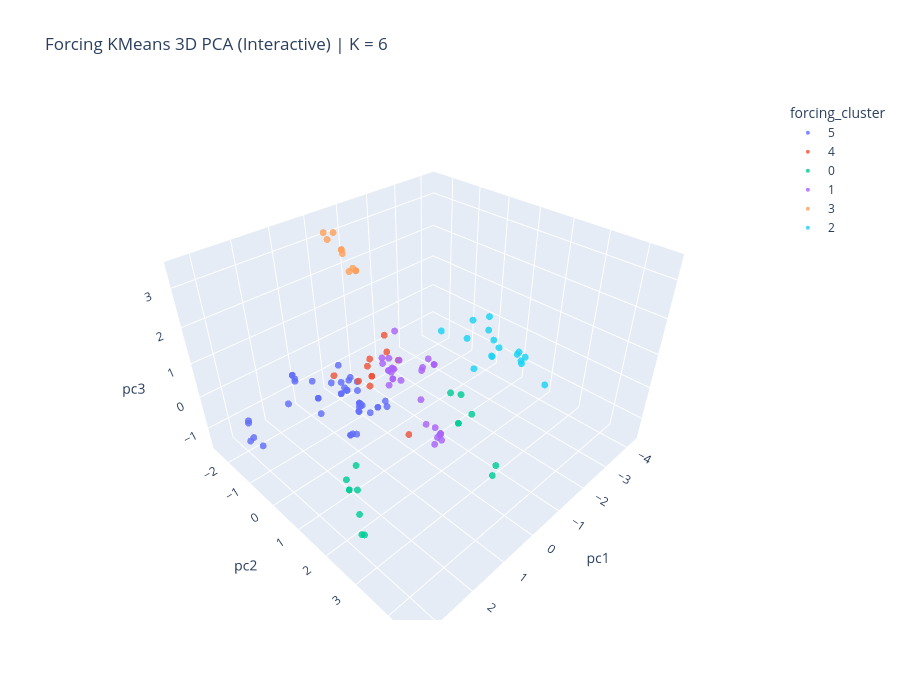

Notebook cell for this chart:
### Code cell
# 1.3 - optional interactive 3d PCA view (plotly)
# same idea here: static readability first, free-spin inspection second
import plotly.express as px

forcing_plot_interactive = forcing_plot.copy( )
forcing_plot_interactive[ 'forcing_cluster' ] = forcing_plot_interactive[ 'forcing_cluster' ].astype( str )

fig_forcing_3d = px.scatter_3d( 
    forcing_plot_interactive,
    x = 'pc1',
    y = 'pc2',
    z = 'pc3',
    color = 'forcing_cluster',
    hover_data = [ 'region', 'station', 'forcing_cluster' ],
    title = f'Forcing KMeans 3D PCA (Interactive) | K = { k_clusters_forcing }',
    opacity = 0.82,
)
fig_forcing_3d.update_traces( marker = dict( size = 4 ) )
fig_forcing_3d.update_layout( 
    height = 700
)
fig_forcing_3d.show( )

### Figure 1 — Plotly figure (JSON) as saved in the notebook; plotly's stock layout.template omitted (floating-point values rounded to 4 significant figures; data arrays with more than 128 entries replaced by an {"elided": "..."} marker saying what was removed)
{"data": [{"customdata": {"elided": "47x3 str values"}, "hovertemplate": "forcing_cluster=%{customdata[2]}<br>pc1=%{x}<br>pc2=%{y}<br>pc3=%{z}<br>region=%{customdata[0]}<br>station=%{customdata[1]}<extra></extra>", "legendgroup": "5", "marker": {"color": "#636efa", "opacity": 0.82, "size": 4, "symbol": "circle"}, "mode": "markers", "name": "5", "scene": "scene", "showlegend": true, "type": "scatter3d", "x": [0.6335, 0.3786, 0.6924, 0.5809, 0.3786, 0.3786, 0.6924, 0.6335, 1.138, 1.069, 1.138, 1.103, 0.8263, 0.8263, 0.8496, 3.178, 3.337, 3.194, 3.162, 3.039, 2.238, 1.508, 1.508, 1.508, 1.508, 0.3905, 0.4069, 0.5587, 0.4654, 0.1022, 0.1022, 1.548, 1.547, 1.518, 1.634, 1.693, 1.504, 0.5003, 0.616, 0.1546, 0.4152, 0.2913, 0.3311, 0.4807, 0.307, 0.3328, 0.44], "y": [-0.2613, -0.6245, -0.2534, -0.2452, -0.6245, -0.6245, -0.2534, -0.2613, -0.0871, -0.08398, -0.08704, 0.1293, -0.7557, -0.7557, -1.103, -1.252, -0.4036, -1.313, -1.167, -1.53, -0.942, -0.7659, -0.7659, -0.7659, -0.7659, -0.1744, -0.6238, 0.6431, 0.5851, -0.2124, -0.2124, -1.759, -1.758, -1.724, -1.511, -0.4345, -0.9436, -1.17, -0.8793, -1.219, -0.947, -1.517, -0.7025, -0.5016, -1.195, -1.197, -0.4934], "z": [-0.4614, -0.8023, -0.6802, -0.5429, -0.8023, -0.8023, -0.6802, -0.4614, -1.092, -1.091, -1.092, -0.9434, -0.3134, -0.3134, -0.146, -0.1573, -0.2128, -0.7523, -0.566, -0.3372, 0.06137, -0.07886, -0.07886, -0.07886, -0.07886, -0.8528, -0.3704, 0.09366, -0.1634, -0.8654, -0.8654, 0.1169, 0.1175, -0.06855, 0.1753, -0.2624, 0.344, -0.353, -0.3086, -0.3962, -0.2076, -0.08743, -0.1669, -0.7985, -0.734, -0.7262, -0.7812]}, {"customdata": [["ace", "bp", "4"], ["cbm", "jb", "4"], ["del", "bl", "4"], ["del", "ds", "4"], ["del", "ll", "4"], ["del", "pb", "4"], ["del", "sj", "4"], ["del", "sl", "4"], ["grb", "gl", "4"], ["gtm", "pc", "4"], ["jac", "nc", "4"], ["mar", "ce", "4"], ["wel", "lf", "4"], ["wkb", "sh", "4"], ["wqb", "ch", "4"]], "hovertemplate": "forcing_cluster=%{customdata[2]}<br>pc1=%{x}<br>pc2=%{y}<br>pc3=%{z}<br>region=%{customdata[0]}<br>station=%{customdata[1]}<extra></extra>", "legendgroup": "4", "marker": {"color": "#EF553B", "opacity": 0.82, "size": 4, "symbol": "circle"}, "mode": "markers", "name": "4", "scene": "scene", "showlegend": true, "type": "scatter3d", "x": [0.6693, -0.07902, 0.4828, 0.4828, 0.4828, 0.4828, 0.4828, 0.4828, -0.6436, 0.7202, 0.141, 1.383, -0.4126, 0.6082, 0.6556], "y": [0.2305, -0.7613, 0.09605, 0.09605, 0.09605, 0.09605, 0.09605, 0.09605, -0.1971, 0.9058, -0.3736, -0.1762, -0.3628, -0.2842, 1.548], "z": [0.383, 0.07925, 0.5056, 0.5056, 0.5056, 0.5056, 0.5056, 0.5056, 0.2672, 2.164, 0.6083, 0.8528, 0.5566, 0.2196, -0.338]}, {"customdata": [["apa", "bp", "0"], ["apa", "cp", "0"], ["apa", "db", "0"], ["apa", "eb", "0"], ["apa", "es", "0"], ["apa", "lm", "0"], ["apa", "pc", "0"], ["gnd", "cr", "0"], ["sos", "ch", "0"], ["sos", "cm", "0"], ["sos", "ec", "0"], ["sos", "se", "0"], ["sos", "tc", "0"], ["sos", "va", "0"], ["sos", "wi", "0"]], "hovertemplate": "forcing_cluster=%{customdata[2]}<br>pc1=%{x}<br>pc2=%{y}<br>pc3=%{z}<br>region=%{customdata[0]}<br>station=%{customdata[1]}<extra></extra>", "legendgroup": "0", "marker": {"color": "#00cc96", "opacity": 0.82, "size": 4, "symbol": "circle"}, "mode": "markers", "name": "0", "scene": "scene", "showlegend": true, "type": "scatter3d", "x": [2.706, 2.524, 2.524, 2.546, 2.469, 2.746, 2.778, 2.326, 0.7263, 1.149, 0.07256, 1.361, 1.149, 0.3396, 1.268], "y": [2.149, 1.601, 1.601, 1.565, 1.825, 2.313, 2.267, 1.662, 3.474, 3.503, 2.296, 4.579, 3.503, 2.836, 4.569], "z": [-0.942, -0.7389, -0.7389, -0.4329, -0.6131, -1.436, -1.439, -0.08807, 1.475, 1.516, 0.9939, 1.021, 1.516, 1.396, 1.208]}, {"customdata": [["cbm", "ip", "1"], ["cbm", "mb", "1"], ["cbm", "mc", "1"], ["cbm", "oc", "1"], ["cbm", "rr", "1"], ["cbv", "cb", "1"], ["cbv", "gi", "1"], ["cbv", "sh", "1"], ["cbv", "sp", "1"], ["cbv", "tc", "1"], ["grb", "lr", "1"], ["grb", "or", "1"], ["grb", "sq", "1"], ["jac", "b6", "1"], ["jac", "b9", "1"], ["jac", "ba", "1"], ["jac", "ne", "1"], ["nar", "nc", "1"], ["nar", "pc", "1"], ["nar", "tb", "1"], ["nar", "ts", "1"], ["nar", "tw", "1"], ["wel", "ht", "1"], ["wel", "in", "1"], ["wel", "lm", "1"], ["wel", "sm", "1"], ["wqb", "cr", "1"], ["wqb", "mh", "1"], ["wqb", "mp", "1"], ["wqb", "sl", "1"]], "hovertemplate": "forcing_cluster=%{customdata[2]}<br>pc1=%{x}<br>pc2=%{y}<br>pc3=%{z}<br>region=%{customdata[0]}<br>station=%{customdata[1]}<extra></extra>", "legendgroup": "1", "marker": {"color": "#ab63fa", "opacity": 0.82, "size": 4, "symbol": "circle"}, "mode": "markers", "name": "1", "scene": "scene", "showlegend": true, "type": "scatter3d", "x": [-1.472, -1.615, -1.567, -1.499, -1.472, -1.281, -1.084, -1.281, -1.442, -1.109, -2.474, -2.474, -2.474, -1.042, -0.9667, -1.064, -1.086, -0.6185, -0.741, -0.8309, -0.8058, -0.6484, -1.213, -2.312, -2.056, -2.187, -0.6825, -0.6407, -0.5212, -0.3939], "y": [-1.559, -1.245, -1.626, -1.854, -1.559, -1.164, -1.345, -1.164, -1.001, -1.024, -0.6937, -0.6937, -0.6937, -0.9074, -0.9737, -0.8863, -0.8795, 1.257, 1.246, 1.169, 1.16, 0.6226, -0.9386, -0.7707, -0.7834, -0.8768, 1.342, 1.146, 0.9377, 1.372], "z": [-1.193, -0.7406, -0.8404, -0.9042, -1.193, -1.185, -0.6378, -1.185, -1.237, -0.7869, -1.049, -1.049, -1.049, -0.548, -1.136, -0.5679, -0.5976, -1.432, -1.379, -1.512, -1.522, -0.5628, 0.5599, -0.8061, -1.095, -1.099, -1.516, -1.182, -1.124, -1.452]}, {"customdata": [["elk", "ap", "3"], ["elk", "cw", "3"], ["elk", "nm", "3"], ["elk", "sm", "3"], ["elk", "vm", "3"], ["sfb", "cc", "3"], ["sfb", "fm", "3"], ["sfb", "gc", "3"], ["sfb", "rb", "3"], ["sfb", "rr", "3"], ["sfb", "sm", "3"]], "hovertemplate": "forcing_cluster=%{customdata[2]}<br>pc1=%{x}<br>pc2=%{y}<br>pc3=%{z}<br>region=%{customdata[0]}<br>station=%{customdata[1]}<extra></extra>", "legendgroup": "3", "marker": {"color": "#FFA15A", "opacity": 0.82, "size": 4, "symbol": "circle"}, "mode": "markers", "name": "3", "scene": "scene", "showlegend": true, "type": "scatter3d", "x": [-0.4498, 0.08043, -0.46, -0.4459, -0.4312, -0.6406, -0.6096, -0.6109, -0.2923, 0.02647, -0.6096], "y": [-1.948, -1.885, -2.522, -1.949, -2.201, -1.8, -1.639, -1.644, -1.503, -1.281, -1.639], "z": [2.834, 3.469, 2.915, 2.834, 3.211, 2.309, 2.31, 2.301, 2.449, 3.112, 2.31]}, {"customdata": [["grb", "gb", "2"], ["kac", "ap", "2"], ["kac", "h3", "2"], ["kac", "hd", "2"], ["kac", "ho", "2"], ["kac", "hs", "2"], ["kac", "sd", "2"], ["kac", "ss", "2"], ["pdb", "bp", "2"], ["pdb", "by", "2"], ["pdb", "gd", "2"], ["pdb", "gs", "2"], ["pdb", "je", "2"], ["pdb", "jl", "2"], ["pdb", "jt", "2"], ["pdb", "pf", "2"]], "hovertemplate": "forcing_cluster=%{customdata[2]}<br>pc1=%{x}<br>pc2=%{y}<br>pc3=%{z}<br>region=%{customdata[0]}<br>station=%{customdata[1]}<extra></extra>", "legendgroup": "2", "marker": {"color": "#19d3f3", "opacity": 0.82, "size": 4, "symbol": "circle"}, "mode": "markers", "name": "2", "scene": "scene", "showlegend": true, "type": "scatter3d", "x": [-0.5473, -1.819, -4.137, -4.085, -1.183, -4.106, -4.183, -4.267, -2.011, -2.168, -2.064, -1.778, -2.186, -2.172, -2.279, -0.9805], "y": [1.401, 1.353, 1.054, 1.32, 3.863, 1.024, 1.149, 1.066, 1.59, 1.633, 1.905, 1.277, 1.632, 1.612, 1.376, 1.801], "z": [1.922, 0.1911, -0.568, -0.5894, 1.382, -0.6505, -0.9525, -0.9383, 1.371, 0.5353, 0.9817, 1.618, 1.018, 0.5375, 1.545, 1.708]}], "layout": {"height": 700, "legend": {"title": {"text": "forcing_cluster"}, "tracegroupgap": 0}, "scene": {"domain": {"x": [0, 1], "y": [0, 1]}, "xaxis": {"title": {"text": "pc1"}}, "yaxis": {"title": {"text": "pc2"}}, "zaxis": {"title": {"text": "pc3"}}}, "title": {"text": "Forcing KMeans 3D PCA (Interactive) | K = 6"}}}
